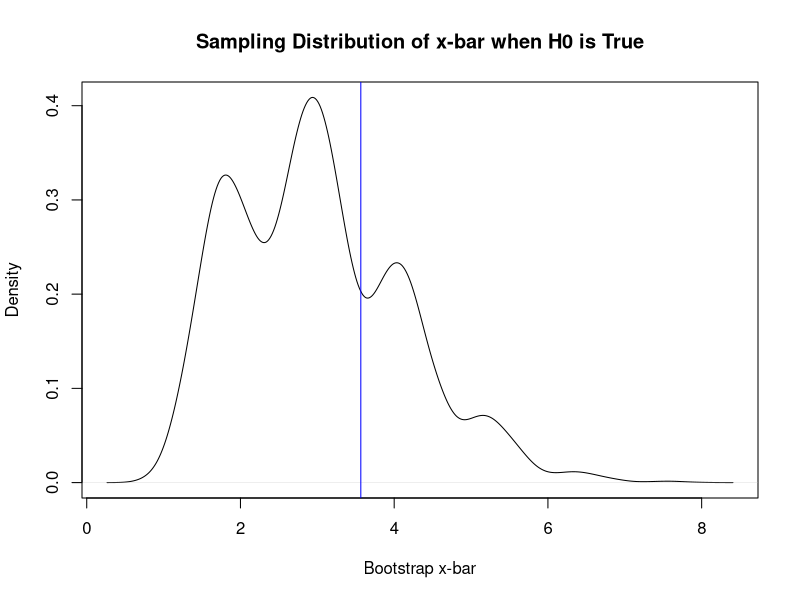

Recreate this plot in R.
## ---- chunk 1
samp_data <- c(1.77, 10.48, 4.30, 0.96, 2.67, 2.76, 2.02)

## should also check the density plot of the data
## I am not showing it here but its not normal, nor
## is it symmetric. So sample means cannot be approximated
## by normal

## step 2
samp_mean <- mean(samp_data)

## step 3
Reps <- 10000
set.seed(7)
boot_samples <- replicate(Reps, sample(samp_data, replace=T))

## step 4
boot_means <- apply(boot_samples, 2, mean)

## steps 5, 6
mu0 <- 3
boot_means_null <- boot_means - mean(boot_means) + mu0

## step 7
mean(boot_means_null >= samp_mean)
## ---- chunk 2
plot(density(boot_means_null),
     main = "Sampling Distribution of x-bar when H0 is True",
     xlab = "Bootstrap x-bar")
abline(v = samp_mean, col = "blue")
## ---- chunk 3
## Draw the second sample and calculate its sample mean
samp_data2 <- c(4.68, 4.83, 4.29, 1.42, 7.81, 5.20, 3.97, 1.59)
samp_mean2 <- mean(samp_data2)

## Step 2
samp_diff <- samp_mean - samp_mean2

## write rand.test() which combines steps 3, 4, 5
rand.test <- function(x){
  rand_comb <- sample( c(samp_data, samp_data2) )
  bmean1 <- mean(rand_comb[1:x])
  bmean2 <- mean(rand_comb[(x+1):(length(samp_data)+length(samp_data2))])
  bmean1 - bmean2
}

## step 6
boot_diffs_null <- replicate(Reps, rand.test(length(samp_data)))

## step 7

mean(abs(boot_diffs_null) >= abs(samp_diff)) 
